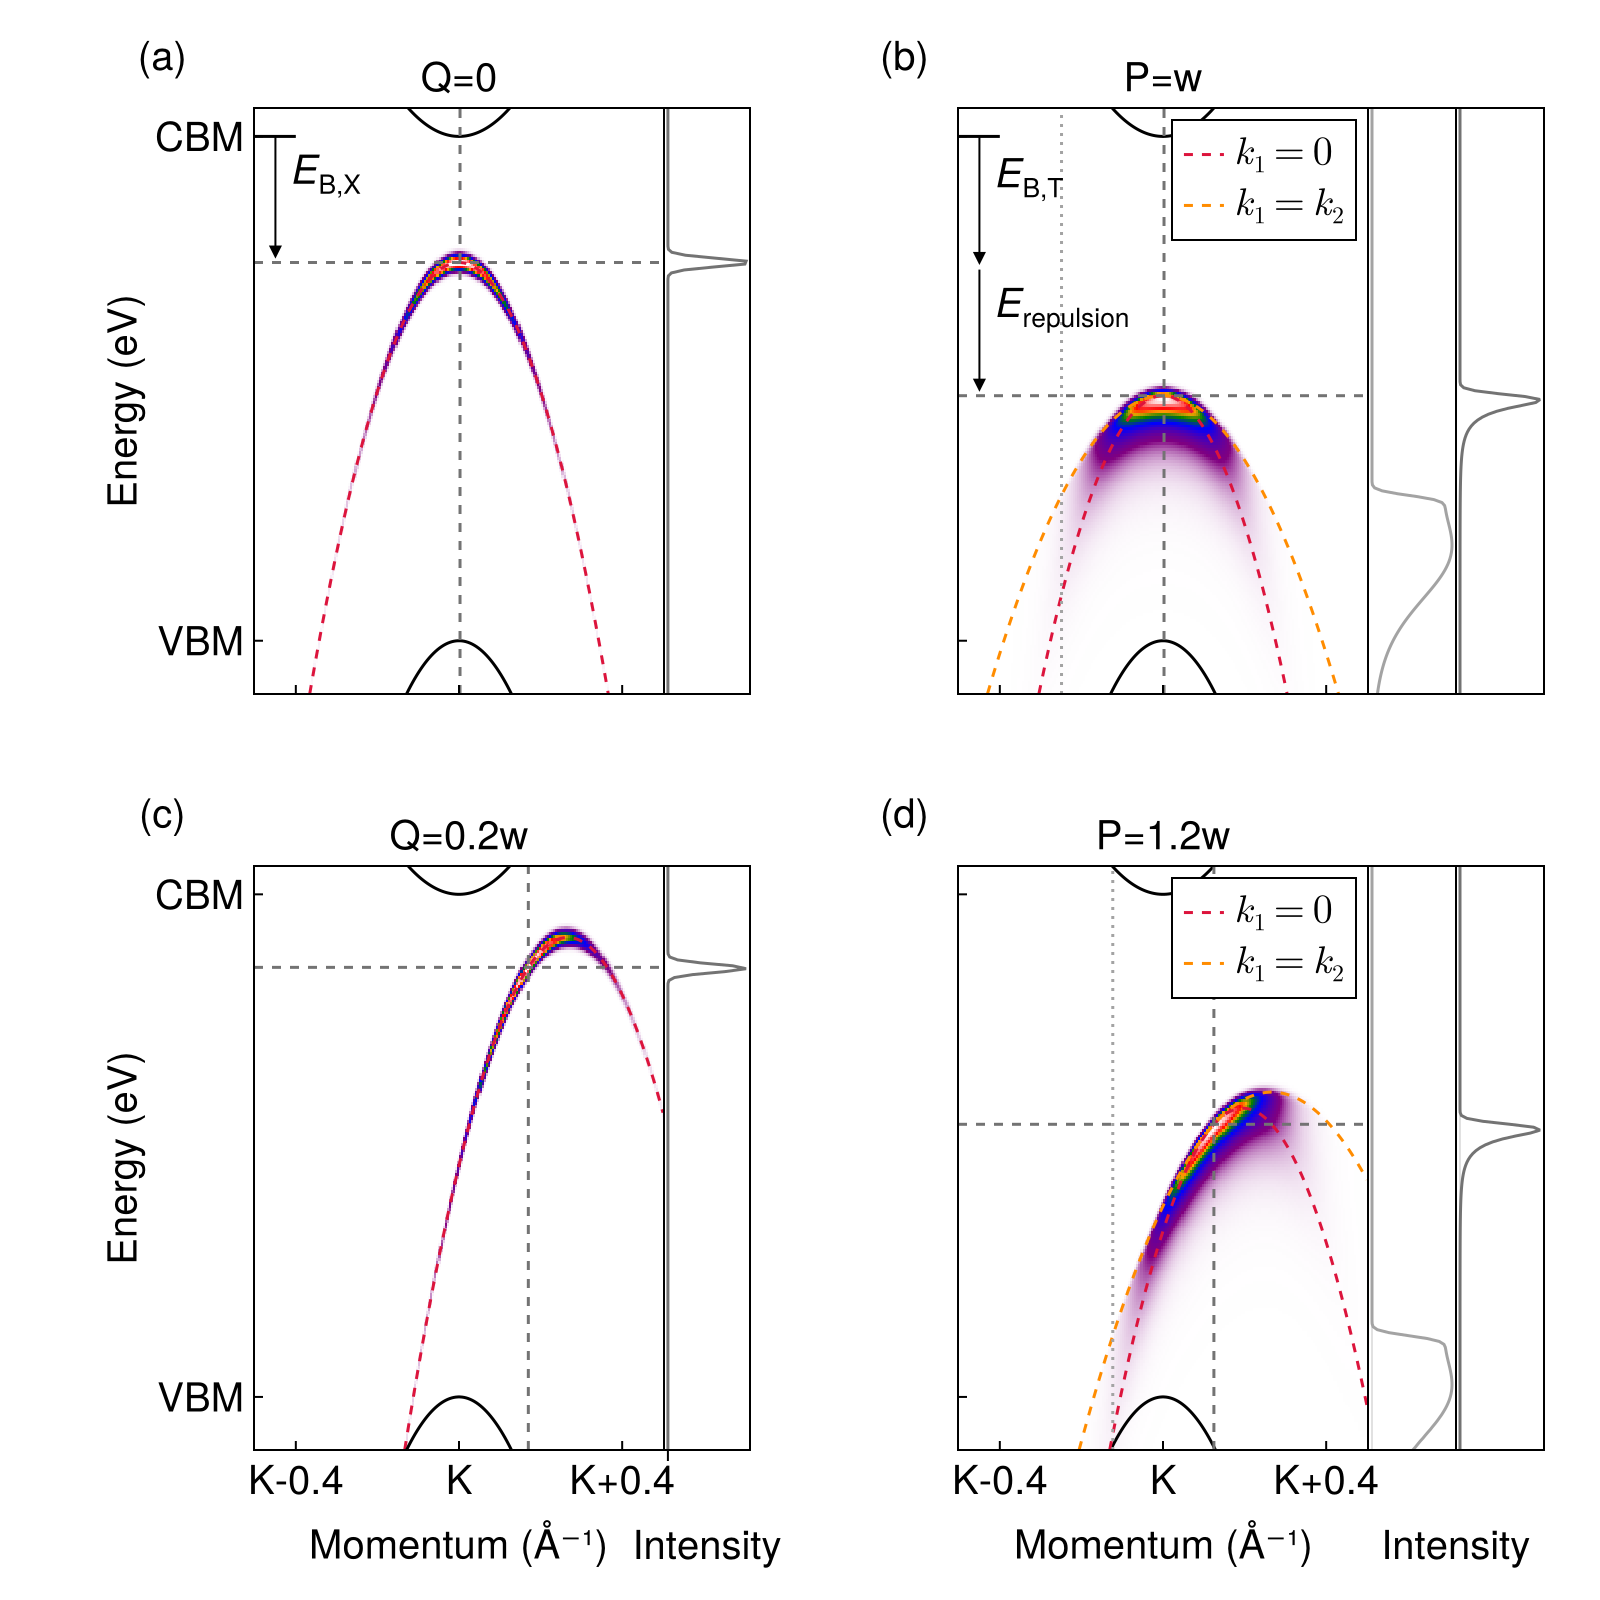

The Julia source for this figure:
# Plot the ARPES heatmap;

include("units.jl")
include("qp-bands.jl")
include("broadening.jl")
include("exciton.jl")
include("ehh.jl")
include("wfn.jl")
include("arpes.jl")
using CairoMakie
using LaTeXStrings
using Colors

##########################################
#region Parameters

caption_padding = 35

broaden = gaussian_broadening(20fs)

m_h = 0.21
m_e = 0.37
E_g = 2.84
w_side = 4π / (3 * 3.144817974)
w = SVector{2, Float64}([w_side, 0.0])
trion = Intervalley2DChandraTrion(
    m_h = m_h,
    m_e = m_e,
    w = w,
    E_g = E_g,
    E_B = 0.75, # Binding energy for the ehh trion mode
    a = 10.3,
    b = 25.2
)
exciton = IntraValley2DExciton(
    m_h = m_h,
    m_e = m_e,
    E_g = E_g,
    E_B = 0.71,
    a = 10.4
)
E_residue_correction = exciton.E_B

# The trion momentum is set to be w
P_ratio = 1.0
P = P_ratio * w

# The exciton momentum is set to zero
Q = SA[0.0, 0.0]

# When P = w, we don't need to worry about the grid not being large enough.
# What we want is to make sure that k_1's such that k_1 = 0 or k_2 = 0
# are included in the k-grid,
# and when P=w, k_2 = 0, if and only if k_1 = -k_e.
# So for each k_e in the k-path scanned, -k_1 must be in the k-grid.
# But in this program, the k-path is a part of the k_grid,
# and it has mirror symmetry, so the condition is satisfied by default.
# When we are tilting the momentum of the trion away from P=w things can be slightly different.
kx_list = LinRange(-0.5, 0.5, 200)
ikx_Γ = argmin(abs.(kx_list))
ikx_tilted = argmin(abs.(kx_list .- -0.2))
k1_list = [SA[kx, 0.0] for kx in kx_list]
k1_grid = reshape(map(Iterators.product(kx_list, kx_list)) do (k_x, k_y)
    SA[k_x, k_y]
end, length(k1_list)^2)
ω_list = LinRange(-0.3, 3.0, 200) #LinRange(-8, 5, 200)
ω_list_plot = LinRange(-0.3, 3.0, 200)

E_c1_curve = map(k1_list) do k_h
    -E_v(exciton, k_h)
end
E_v1_curve = map(k1_list) do k_e
    E_c(exciton, k_e)
end

electron_color = :black #colorant"deepskyblue2"
hole_color = :black #colorant"coral2"
shifted_valence_color = colorant"crimson"
shifted_valence_doubled_color = colorant"darkorange"
center_line_color = colorant"gray45"
tilted_line_color = colorant"gray64"
linecut_width = 0.15
panel_width = 0.7
binding_starting_bar_pos = -0.45
binding_starting_bar_width = 0.05
binding_annotation_displacement = 0.04

set_theme!(fontsize=20)
f = Figure(size=(800, 800))

#endregion
##########################################

let 
    ##########################################
    #region Calculation of exciton
    Ak = wfn(exciton)
    Akω_total = exciton_ARPES_eh(exciton, Q, k1_list, ω_list, Ak, broaden)
    dispersion = map(k1_list) do k
        k_e = k
        momentum_set = momentum_calc(exciton, Q, k)
        k_h = momentum_set.k_h
        E_exciton(exciton, Q) - E_v(exciton, k_h)
    end

    #endregion
    ##########################################
    
    ##########################################
    #region Plotting the exciton
    
    gl = f[1, 1] = GridLayout()

    ax = Axis(gl[1, 1], 
        ylabel="Energy (eV)", xticks=([-0.4, 0.0, 0.4], ["", "", ""]),
        yticks=([0, exciton.E_g], ["VBM", "CBM"]),
        # Make ticks inward
        xtickalign = 1.0,
        ytickalign = 1.0,
        title="Q=0",
        titlefont = :regular,
    )
    Label(gl[1, 1, TopLeft()], "(a)", padding = (0, 15, 15, 0))
    # To compress the image even further: hide the captions of the a and b panels
    #Label(gl[1, 1, Bottom()], "Momentum (Å⁻¹)", padding=(0, 0, 0, caption_padding))

    heatmap!(ax, kx_list, ω_list, Akω_total, colormap=arpes_colormap(transparency_gradience))
    lines!(ax, kx_list, dispersion, color=shifted_valence_color, linestyle=:dash)
    lines!(ax, kx_list, E_c1_curve, color=hole_color)
    lines!(ax, kx_list, E_v1_curve, color=electron_color)
    vlines!(ax, kx_list[ikx_Γ], linestyle=:dash, color=center_line_color)
    hlines!(ax, exciton.E_g - exciton.E_B, linestyle=:dash, color=center_line_color)
    
    lines!(ax, [binding_starting_bar_pos - binding_starting_bar_width, binding_starting_bar_pos + binding_starting_bar_width], [exciton.E_g, exciton.E_g], color=:black)
    #hlines!(ax, [minimum(kx_list), minimum(kx_list) + 2(binding_starting_bar_pos - minimum(kx_list))], [exciton.E_g, exciton.E_g])
    arrows!(ax, [binding_starting_bar_pos], [exciton.E_g], [0.0], [-0.9exciton.E_B], color=:black)
    text!(ax, binding_starting_bar_pos + binding_annotation_displacement, exciton.E_g - exciton.E_B/2, 
        text=rich("E", subscript("B,X", font=:regular), font=:italic)
    ) 

    ylims!(ax, (minimum(ω_list_plot), maximum(ω_list_plot)))
    hidedecorations!(ax, ticks = false, ticklabels = false, label = false)

    #endregion
    ##########################################

    ##########################################
    #region Plotting the exciton ARPES intensity with a fixed momentum

    ax = Axis(gl[1, 2], xticks=([0.0], [" "]), xtickcolor=:white)
    # Labels of line cuts are removed.
    #Label(gl[1, 2, Top()], "(b)", padding = (0, 0, 15, 0), halign=:left)
    #Label(gl[1, 2, Bottom()], "Intensity", padding=(0, 0, 0, caption_padding))

    # Usually we can just hide x decorations,
    # but here to align the label "Intensity" with the label "Momentum",
    # we have to make the x ticks and the x tick labels invisible
    # so that they still occupy their space.
    #hidexdecorations!(ax, label = false)
    
    lines!(ax, Akω_total[ikx_Γ, :], ω_list, color=center_line_color)
    ylims!(ax, (minimum(ω_list_plot), maximum(ω_list_plot)))
    hidexdecorations!(ax, ticks = false, ticklabels = false, label = false)
    hideydecorations!(ax)
    # Note that in a Makie plot there are two aspect ratios:
    # the first is the aspect ratio of a cell in the Figure,
    # and the second is the aspect ratio of an Axis in the cell.
    # If we set the latter, then unwanted empty spaces will appear around the Axis.
    # Here we set the width of column 2 to be 0.25 times the height of row 1,
    # which means we are setting the aspect ratio of the cell,
    # and it will automatically determine the aspect ratio of the Axis within the cell.
    colsize!(gl, 1, Aspect(1, panel_width))
    colsize!(gl, 2, Aspect(1, linecut_width))
    #colsize!(f.layout, 1, Aspect(1, 1.2))
    colgap!(gl, 0)

    #endregion
    ##########################################
end

let 
    ##########################################
    #region Calculation of trion

    Ak1k2 = wfn(trion)

    Akω_total = trion_ARPES_ehh(trion, P, k1_grid, k1_list, ω_list, Ak1k2, broaden, E_residue_correction)
    dispersion_k_zero = map(k1_list) do k
        k_1 = SA[0.0, 0.0]
        momentum_set = momentum_calc_ehh(trion, P, k, k_1)
        k_h1 = momentum_set.k_h1
        k_h2 = momentum_set.k_h2 
        k_2  = momentum_set.k_2
        E_trion_ehh(trion, P) - E_residue_ehh(trion, k_h1, k_h2) - E_residue_correction
    end

    dispersion_k_equal = map(k1_list) do k
        M = 2trion.m_h + trion.m_e
        k_1 = ((P - w) * trion.m_e / M - k) / 2
        k_2 = k_1
        momentum_set = momentum_calc_ehh(trion, P, k, k_1)
        k_h1 = momentum_set.k_h1
        k_h2 = momentum_set.k_h2 
        E_trion_ehh(trion, P) - E_residue_ehh(trion, k_h1, k_h2) - E_residue_correction
    end

    #endregion
    ##########################################

    ##########################################
    #region Plotting of trion

    gl = f[1, 2] = GridLayout()

    ax = Axis(gl[1, 1], xticks=([-0.4, 0.0, 0.4], ["", "", ""]), 
        yticks=([0, exciton.E_g], ["", ""]),
        # Make ticks inward
        xtickalign = 1.0,
        ytickalign = 1.0,
        title="P=w",
        titlefont = :regular,
    )
    colsize!(gl, 1, Aspect(1, panel_width))
    # Because labels of line cuts are removed, relabeling is needed.
    Label(gl[1, 1, TopLeft()], "(b)", padding = (0, 15, 15, 0))
    #Label(gl[1, 1, Bottom()], "Momentum (Å⁻¹)", padding=(0, 0, 0, caption_padding))

    heatmap!(ax, kx_list, ω_list, Akω_total, colormap=arpes_colormap(transparency_gradience))
    lines!(ax, kx_list, E_c1_curve, color=hole_color)
    lines!(ax, kx_list, E_v1_curve, color=electron_color)
    lines!(ax, kx_list, dispersion_k_zero, label=L"k_1=0", color=shifted_valence_color, linestyle=:dash)
    lines!(ax, kx_list, dispersion_k_equal, label=L"k_1=k_2", color=shifted_valence_doubled_color, linestyle=:dash)
    vlines!(ax, kx_list[ikx_Γ], linestyle=:dash, color=center_line_color)
    vlines!(ax, kx_list[ikx_tilted], linestyle=:dot, color=tilted_line_color)
    hlines!(ax, trion.E_g - trion.E_B - E_residue_correction, linestyle=:dash, color=center_line_color)

    lines!(ax, [binding_starting_bar_pos - binding_starting_bar_width, binding_starting_bar_pos + binding_starting_bar_width], [exciton.E_g, exciton.E_g], color=:black)
    arrows!(ax, [binding_starting_bar_pos], [trion.E_g], [0.0], [-0.9trion.E_B], color=:black)
    arrows!(ax, [binding_starting_bar_pos], [trion.E_g - trion.E_B], [0.0], [-0.9exciton.E_B], color=:black)
    text!(ax, binding_starting_bar_pos + binding_annotation_displacement, trion.E_g - trion.E_B/2, text=rich("E", subscript("B,T", font=:regular), font=:italic)) 
    text!(ax, binding_starting_bar_pos + binding_annotation_displacement, trion.E_g - trion.E_B - exciton.E_B / 2, text=rich("E", subscript("repulsion", font=:regular), font=:italic)) 

    ylims!(ax, (minimum(ω_list_plot), maximum(ω_list_plot)))
    hidedecorations!(ax, ticks = false, ticklabels = false, label = false)
    axislegend(ax)

    #endregion
    ##########################################

    ##########################################
    #region Plotting the trion ARPES intensity with a fixed momentum

    ax = Axis(gl[1, 2], xticks=([0.0], [" "]), xtickcolor=:white,)
    hideydecorations!(ax)
    # Labels of line cuts are removed.
    #Label(gl[1, 3, Top()], "(e)", padding = (0, 15, 15, 0), halign=:left)
    
    lines!(ax, Akω_total[ikx_tilted, :], ω_list, color=tilted_line_color)
    ylims!(ax, (minimum(ω_list_plot), maximum(ω_list_plot)))
    hidedecorations!(ax, ticks = false, ticklabels = false, label = false)
    #hidexdecorations!(ax, label = false)
    colsize!(gl, 2, Aspect(1, linecut_width))

    # The reason not to use hidexdecorations is discussed above 
    ax = Axis(gl[1, 3], xticks=([0.0], [" "]), xtickcolor=:white)
    hideydecorations!(ax)
    # Labels of line cuts are removed.
    #Label(gl[1, 2, Top()], "(d)", padding = (0, 0, 15, 0), halign=:left)

    lines!(ax, Akω_total[ikx_Γ, :], ω_list, color=center_line_color)
    ylims!(ax, (minimum(ω_list_plot), maximum(ω_list_plot)))
    hidedecorations!(ax, ticks = false, ticklabels = false, label = false)
    #hidexdecorations!(ax, label = false)
    colsize!(gl, 3, Aspect(1, linecut_width))

    colgap!(gl, 0)

    #Label(gl[1, 2:3, Bottom()], "Intensity", tellwidth=false, tellheight=false, padding=(0, 0, 0, caption_padding))

    #endregion
    ##########################################
end

P_ratio = 1.2
Q = (P_ratio - 1) * w

let 
    ##########################################
    #region Calculation of exciton
    Ak = wfn(exciton)
    Akω_total = exciton_ARPES_eh(exciton, Q, k1_list, ω_list, Ak, broaden)
    dispersion = map(k1_list) do k
        k_e = k
        momentum_set = momentum_calc(exciton, Q, k)
        k_h = momentum_set.k_h
        E_exciton(exciton, Q) - E_v(exciton, k_h)
    end

    #endregion
    ##########################################
    
    ##########################################
    #region Plotting the exciton
    
    gl = f[2, 1] = GridLayout()

    ax = Axis(gl[1, 1], ylabel="Energy (eV)", xticks=([-0.4, 0.0, 0.4], ["K-0.4", "K", "K+0.4"]),
        yticks=([0, exciton.E_g], ["VBM", "CBM"]),
        # Make ticks inward
        xtickalign = 1.0,
        ytickalign = 1.0,
        title="Q=0.2w",
        titlefont = :regular,
    )
    Label(gl[1, 1, TopLeft()], "(c)", padding = (0, 15, 15, 0))
    Label(gl[1, 1, Bottom()], "Momentum (Å⁻¹)", padding=(0, 0, 0, caption_padding))

    heatmap!(ax, kx_list, ω_list, Akω_total, colormap=arpes_colormap(transparency_gradience))
    lines!(ax, kx_list, dispersion, color=shifted_valence_color, linestyle=:dash)
    lines!(ax, kx_list, E_c1_curve, color=hole_color)
    lines!(ax, kx_list, E_v1_curve, color=electron_color)
    
    M = m_e + m_h
    vlines!(ax, m_e / M * Q[1], linestyle=:dash, color=center_line_color)
    hlines!(ax, inv_eV * m_e / 2M^2 * norm(Q)^2 + exciton.E_g - exciton.E_B, linestyle=:dash, color=center_line_color)
    
    #arrows!(ax, [binding_starting_bar_pos], [exciton.E_g], [0.0], [-0.9exciton.E_B], color=:black)
    #text!(ax, binding_starting_bar_pos + binding_annotation_displacement, exciton.E_g - exciton.E_B/2, 
    #    text=rich("E", subscript("B,X", font=:regular), font=:italic)
    #) 

    ikx_center = argmin(abs.(kx_list .- m_e / M * Q[1]))

    ylims!(ax, (minimum(ω_list_plot), maximum(ω_list_plot)))
    hidedecorations!(ax, ticks = false, ticklabels = false, label = false)

    #endregion
    ##########################################

    ##########################################
    #region Plotting the exciton ARPES intensity with a fixed momentum

    ax = Axis(gl[1, 2], xticks=([0.0], [" "]), )
    # Labels of line cuts are removed.
    #Label(gl[1, 2, Top()], "(b)", padding = (0, 0, 15, 0), halign=:left)
    #Label(gl[1, 2, Bottom()], "Intensity", padding=(0, 0, 0, caption_padding))

    # Usually we can just hide x decorations,
    # but here to align the label "Intensity" with the label "Momentum",
    # we have to make the x ticks and the x tick labels invisible
    # so that they still occupy their space.
    #hidexdecorations!(ax, label = false)
    
    lines!(ax, Akω_total[ikx_center, :], ω_list, color=center_line_color)
    ylims!(ax, (minimum(ω_list_plot), maximum(ω_list_plot)))
    hidexdecorations!(ax, ticks = false, ticklabels = false, label = false)
    hideydecorations!(ax)
    Label(gl[1, 2, Bottom()], "Intensity", padding=(0, 0, 0, caption_padding))
    # Note that in a Makie plot there are two aspect ratios:
    # the first is the aspect ratio of a cell in the Figure,
    # and the second is the aspect ratio of an Axis in the cell.
    # If we set the latter, then unwanted empty spaces will appear around the Axis.
    # Here we set the width of column 2 to be 0.25 times the height of row 1,
    # which means we are setting the aspect ratio of the cell,
    # and it will automatically determine the aspect ratio of the Axis within the cell.
    colsize!(gl, 1, Aspect(1, panel_width))
    colsize!(gl, 2, Aspect(1, linecut_width))
    #colsize!(f.layout, 1, Aspect(1, 1.2))
    colgap!(gl, 0)

    #endregion
    ##########################################
end

# The trion momentum is set to be w plus the displacement
P = P_ratio * w

let 
    ##########################################
    #region Calculation of trion

    Ak1k2 = wfn(trion)

    Akω_total = trion_ARPES_ehh(trion, P, k1_grid, k1_list, ω_list, Ak1k2, broaden, E_residue_correction)
    dispersion_k_zero = map(k1_list) do k
        k_1 = SA[0.0, 0.0]
        momentum_set = momentum_calc_ehh(trion, P, k, k_1)
        k_h1 = momentum_set.k_h1
        k_h2 = momentum_set.k_h2 
        k_2  = momentum_set.k_2
        E_trion_ehh(trion, P) - E_residue_ehh(trion, k_h1, k_h2) - E_residue_correction
    end

    dispersion_k_equal = map(k1_list) do k
        M = 2trion.m_h + trion.m_e
        k_1 = ((P - w) * trion.m_e / M - k) / 2
        k_2 = k_1
        momentum_set = momentum_calc_ehh(trion, P, k, k_1)
        k_h1 = momentum_set.k_h1
        k_h2 = momentum_set.k_h2 
        E_trion_ehh(trion, P) - E_residue_ehh(trion, k_h1, k_h2) - E_residue_correction
    end

    #endregion
    ##########################################

    ##########################################
    #region Plotting of trion

    gl = f[2, 2] = GridLayout()
    ax = Axis(gl[1, 1], xticks=([-0.4, 0.0, 0.4], ["K-0.4", "K", "K+0.4"]), 
        yticks=([0, exciton.E_g], ["", ""]),
        # Make ticks inward
        xtickalign = 1.0,
        ytickalign = 1.0,
        title="P=1.2w",
        titlefont = :regular,
    )
    colsize!(gl, 1, Aspect(1, panel_width))

    heatmap!(ax, kx_list, ω_list, Akω_total, colormap=arpes_colormap(transparency_gradience))
    lines!(ax, kx_list, E_c1_curve, color=hole_color)
    lines!(ax, kx_list, E_v1_curve, color=electron_color)
    lines!(ax, kx_list, dispersion_k_zero, label=L"k_1=0", color=shifted_valence_color, linestyle=:dash)
    lines!(ax, kx_list, dispersion_k_equal, label=L"k_1=k_2", color=shifted_valence_doubled_color, linestyle=:dash)
    
    M = m_e + 2m_h
    hlines!(ax, inv_eV * m_e / 2M^2 * norm(P - w)^2 + trion.E_g - trion.E_B - E_residue_correction, linestyle=:dash, color=center_line_color)

    ik_center = argmin(abs.(kx_list .- m_e / M * (P - w)[1]))
    ikx_tilted = argmin(abs.(kx_list .- (m_e / M * (P - w)[1] -0.2)))
    vlines!(ax, m_e / M * (P - w)[1], linestyle=:dash, color=center_line_color)
    vlines!(ax, kx_list[ikx_tilted], linestyle=:dot, color=tilted_line_color)
    
    #arrows!(ax, [binding_starting_bar_pos], [trion.E_g], [0.0], [-0.9trion.E_B], color=:black)
    #text!(ax, binding_starting_bar_pos + binding_annotation_displacement, trion.E_g - trion.E_B/2, text=rich("E", subscript("B,T", font=:regular), font=:italic)) 

    ylims!(ax, (minimum(ω_list_plot), maximum(ω_list_plot)))
    hidedecorations!(ax, ticks = false, ticklabels = false, label = false)
    axislegend(ax, position=:rt)
    #colsize!(f.layout, 3, Aspect(1, panel_width))
    
    # Because labels of line cuts are removed, relabeling is needed.
    Label(gl[1, 1, TopLeft()], "(d)", padding = (0, 15, 15, 0))
    Label(gl[1, 1, Bottom()], "Momentum (Å⁻¹)", padding=(0, 0, 0, caption_padding))

    # The statements below are for keeping panel (d) in the correct position.

    ax = Axis(gl[1, 2], xticks=([0.0], [" "]), xtickcolor=:white,)
    lines!(ax, Akω_total[ikx_tilted, :], ω_list, color=tilted_line_color)
    ylims!(ax, (minimum(ω_list_plot), maximum(ω_list_plot)))
    hideydecorations!(ax)
    colsize!(gl, 2, Aspect(1, linecut_width))

    ax = Axis(gl[1, 3], xticks=([0.0], [" "]), xtickcolor=:white,)
    lines!(ax, Akω_total[ik_center, :], ω_list, color=center_line_color)
    ylims!(ax, (minimum(ω_list_plot), maximum(ω_list_plot)))
    hideydecorations!(ax)
    colsize!(gl, 3, Aspect(1, linecut_width))
    colgap!(gl, 0)

    Label(gl[1, 2:3, Bottom()], "Intensity", tellwidth=false, tellheight=false, padding=(0, 0, 0, caption_padding))

    #endregion
    ##########################################
end

#rowsize!(f.layout, 1, Fixed(200))
#rowsize!(f.layout, 2, Fixed(200))

save("ehh-display-very-compact-2-residue-energy.png", f)
f